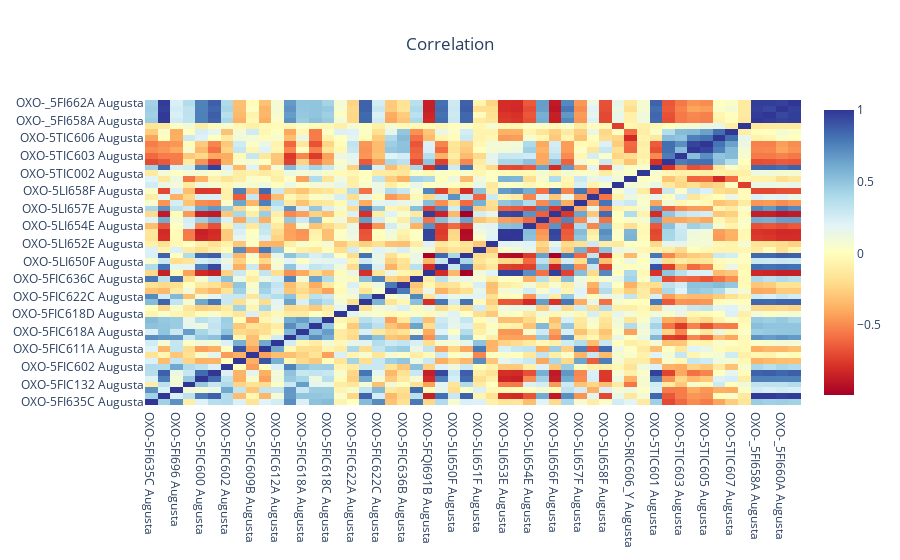
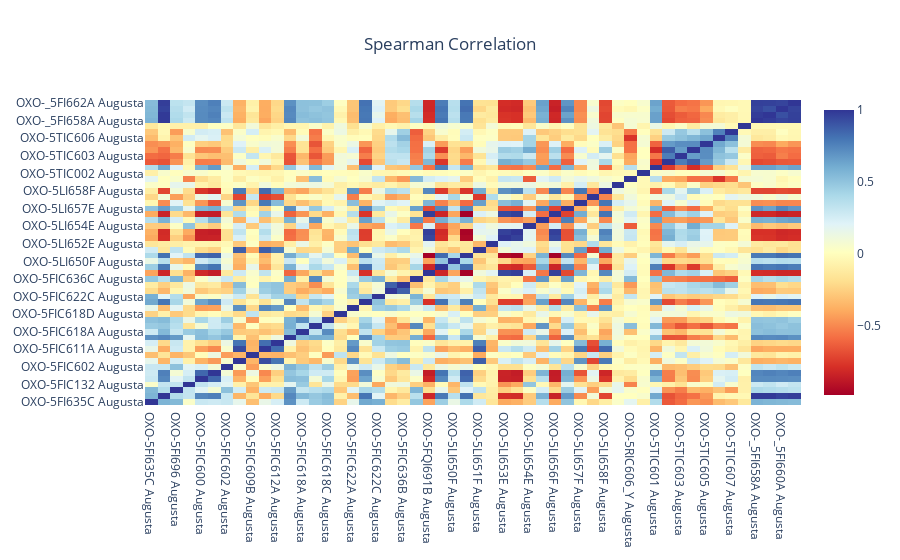
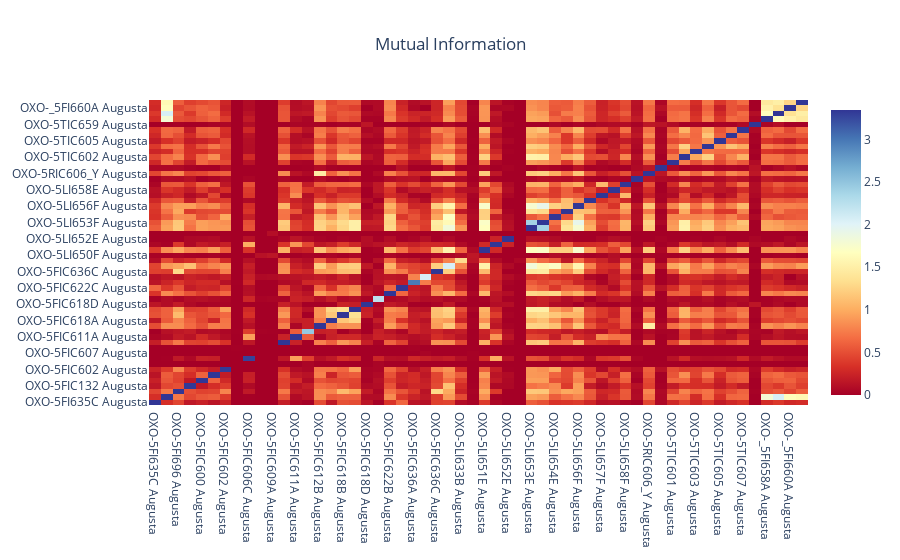

Notebook source saved alongside these figures, in order:
### Markdown cell above
correlation_analysis

### Code cell
data_exp = DataExploration()
df = data_exp.load_data('./data/sasol_data_sample.csv', parse_dates=True, index_col=0)
da = DataAnalysis(df,'OXO-5FI635C Augusta')
da.correlation_analysis()

### Figure 1 — Plotly figure (JSON) as saved in the notebook; plotly's stock layout.template omitted (floating-point values rounded to 4 significant figures; data arrays with more than 128 entries replaced by an {"elided": "..."} marker saying what was removed)
{"data": [{"colorscale": [[0, "rgb(165,0,38)"], [0.1, "rgb(215,48,39)"], [0.2, "rgb(244,109,67)"], [0.3, "rgb(253,174,97)"], [0.4, "rgb(254,224,144)"], [0.5, "rgb(255,255,191)"], [0.6, "rgb(224,243,248)"], [0.7, "rgb(171,217,233)"], [0.8, "rgb(116,173,209)"], [0.9, "rgb(69,117,180)"], [1, "rgb(49,54,149)"]], "type": "heatmap", "x": ["OXO-5FI635C Augusta", "OXO-5FI661A Augusta", "OXO-5FI696 Augusta", "OXO-5FIC132 Augusta", "OXO-5FIC600 Augusta", "OXO-5FIC601 Augusta", "OXO-5FIC602 Augusta", "OXO-5FIC606C Augusta", "OXO-5FIC609B Augusta", "OXO-5FIC611A Augusta", "OXO-5FIC612A Augusta", "OXO-5FIC612B Augusta", "OXO-5FIC618A Augusta", "OXO-5FIC618B Augusta", "OXO-5FIC618C Augusta", "OXO-5FIC618D Augusta", "OXO-5FIC622A Augusta", "OXO-5FIC622B Augusta", "OXO-5FIC622C Augusta", "OXO-5FIC636A Augusta", "OXO-5FIC636B Augusta", "OXO-5FIC636C Augusta", "OXO-5FQI691B Augusta", "OXO-5LI633B Augusta", "OXO-5LI650F Augusta", "OXO-5LI651E Augusta", "OXO-5LI651F Augusta", "OXO-5LI652E Augusta", "OXO-5LI653E Augusta", "OXO-5LI653F Augusta", "OXO-5LI654E Augusta", "OXO-5LI655F Augusta", "OXO-5LI656F Augusta", "OXO-5LI657E Augusta", "OXO-5LI657F Augusta", "OXO-5LI658E Augusta", "OXO-5LI658F Augusta", "OXO-5PIC605A Augusta", "OXO-5RIC606_Y Augusta", "OXO-5TIC002 Augusta", "OXO-5TIC601 Augusta", "OXO-5TIC602 Augusta", "OXO-5TIC603 Augusta", "OXO-5TIC604 Augusta", "OXO-5TIC605 Augusta", "OXO-5TIC606 Augusta", "OXO-5TIC607 Augusta", "OXO-5TIC659 Augusta", "OXO-_5FI658A Augusta", "OXO-_5FI659A Augusta", "OXO-_5FI660A Augusta", "OXO-_5FI662A Augusta"], "y": ["OXO-5FI635C Augusta", "OXO-5FI661A Augusta", "OXO-5FI696 Augusta", "OXO-5FIC132 Augusta", "OXO-5FIC600 Augusta", "OXO-5FIC601 Augusta", "OXO-5FIC602 Augusta", "OXO-5FIC606C Augusta", "OXO-5FIC609B Augusta", "OXO-5FIC611A Augusta", "OXO-5FIC612A Augusta", "OXO-5FIC612B Augusta", "OXO-5FIC618A Augusta", "OXO-5FIC618B Augusta", "OXO-5FIC618C Augusta", "OXO-5FIC618D Augusta", "OXO-5FIC622A Augusta", "OXO-5FIC622B Augusta", "OXO-5FIC622C Augusta", "OXO-5FIC636A Augusta", "OXO-5FIC636B Augusta", "OXO-5FIC636C Augusta", "OXO-5FQI691B Augusta", "OXO-5LI633B Augusta", "OXO-5LI650F Augusta", "OXO-5LI651E Augusta", "OXO-5LI651F Augusta", "OXO-5LI652E Augusta", "OXO-5LI653E Augusta", "OXO-5LI653F Augusta", "OXO-5LI654E Augusta", "OXO-5LI655F Augusta", "OXO-5LI656F Augusta", "OXO-5LI657E Augusta", "OXO-5LI657F Augusta", "OXO-5LI658E Augusta", "OXO-5LI658F Augusta", "OXO-5PIC605A Augusta", "OXO-5RIC606_Y Augusta", "OXO-5TIC002 Augusta", "OXO-5TIC601 Augusta", "OXO-5TIC602 Augusta", "OXO-5TIC603 Augusta", "OXO-5TIC604 Augusta", "OXO-5TIC605 Augusta", "OXO-5TIC606 Augusta", "OXO-5TIC607 Augusta", "OXO-5TIC659 Augusta", "OXO-_5FI658A Augusta", "OXO-_5FI659A Augusta", "OXO-_5FI660A Augusta", "OXO-_5FI662A Augusta"], "z": {"elided": "52x52 float values"}}], "layout": {"title": {"text": "Correlation", "x": 0.5}}}

### Figure 2 — Plotly figure (JSON) as saved in the notebook; plotly's stock layout.template omitted (floating-point values rounded to 4 significant figures; data arrays with more than 128 entries replaced by an {"elided": "..."} marker saying what was removed)
{"data": [{"colorscale": [[0, "rgb(165,0,38)"], [0.1, "rgb(215,48,39)"], [0.2, "rgb(244,109,67)"], [0.3, "rgb(253,174,97)"], [0.4, "rgb(254,224,144)"], [0.5, "rgb(255,255,191)"], [0.6, "rgb(224,243,248)"], [0.7, "rgb(171,217,233)"], [0.8, "rgb(116,173,209)"], [0.9, "rgb(69,117,180)"], [1, "rgb(49,54,149)"]], "type": "heatmap", "x": ["OXO-5FI635C Augusta", "OXO-5FI661A Augusta", "OXO-5FI696 Augusta", "OXO-5FIC132 Augusta", "OXO-5FIC600 Augusta", "OXO-5FIC601 Augusta", "OXO-5FIC602 Augusta", "OXO-5FIC606C Augusta", "OXO-5FIC609B Augusta", "OXO-5FIC611A Augusta", "OXO-5FIC612A Augusta", "OXO-5FIC612B Augusta", "OXO-5FIC618A Augusta", "OXO-5FIC618B Augusta", "OXO-5FIC618C Augusta", "OXO-5FIC618D Augusta", "OXO-5FIC622A Augusta", "OXO-5FIC622B Augusta", "OXO-5FIC622C Augusta", "OXO-5FIC636A Augusta", "OXO-5FIC636B Augusta", "OXO-5FIC636C Augusta", "OXO-5FQI691B Augusta", "OXO-5LI633B Augusta", "OXO-5LI650F Augusta", "OXO-5LI651E Augusta", "OXO-5LI651F Augusta", "OXO-5LI652E Augusta", "OXO-5LI653E Augusta", "OXO-5LI653F Augusta", "OXO-5LI654E Augusta", "OXO-5LI655F Augusta", "OXO-5LI656F Augusta", "OXO-5LI657E Augusta", "OXO-5LI657F Augusta", "OXO-5LI658E Augusta", "OXO-5LI658F Augusta", "OXO-5PIC605A Augusta", "OXO-5RIC606_Y Augusta", "OXO-5TIC002 Augusta", "OXO-5TIC601 Augusta", "OXO-5TIC602 Augusta", "OXO-5TIC603 Augusta", "OXO-5TIC604 Augusta", "OXO-5TIC605 Augusta", "OXO-5TIC606 Augusta", "OXO-5TIC607 Augusta", "OXO-5TIC659 Augusta", "OXO-_5FI658A Augusta", "OXO-_5FI659A Augusta", "OXO-_5FI660A Augusta", "OXO-_5FI662A Augusta"], "y": ["OXO-5FI635C Augusta", "OXO-5FI661A Augusta", "OXO-5FI696 Augusta", "OXO-5FIC132 Augusta", "OXO-5FIC600 Augusta", "OXO-5FIC601 Augusta", "OXO-5FIC602 Augusta", "OXO-5FIC606C Augusta", "OXO-5FIC609B Augusta", "OXO-5FIC611A Augusta", "OXO-5FIC612A Augusta", "OXO-5FIC612B Augusta", "OXO-5FIC618A Augusta", "OXO-5FIC618B Augusta", "OXO-5FIC618C Augusta", "OXO-5FIC618D Augusta", "OXO-5FIC622A Augusta", "OXO-5FIC622B Augusta", "OXO-5FIC622C Augusta", "OXO-5FIC636A Augusta", "OXO-5FIC636B Augusta", "OXO-5FIC636C Augusta", "OXO-5FQI691B Augusta", "OXO-5LI633B Augusta", "OXO-5LI650F Augusta", "OXO-5LI651E Augusta", "OXO-5LI651F Augusta", "OXO-5LI652E Augusta", "OXO-5LI653E Augusta", "OXO-5LI653F Augusta", "OXO-5LI654E Augusta", "OXO-5LI655F Augusta", "OXO-5LI656F Augusta", "OXO-5LI657E Augusta", "OXO-5LI657F Augusta", "OXO-5LI658E Augusta", "OXO-5LI658F Augusta", "OXO-5PIC605A Augusta", "OXO-5RIC606_Y Augusta", "OXO-5TIC002 Augusta", "OXO-5TIC601 Augusta", "OXO-5TIC602 Augusta", "OXO-5TIC603 Augusta", "OXO-5TIC604 Augusta", "OXO-5TIC605 Augusta", "OXO-5TIC606 Augusta", "OXO-5TIC607 Augusta", "OXO-5TIC659 Augusta", "OXO-_5FI658A Augusta", "OXO-_5FI659A Augusta", "OXO-_5FI660A Augusta", "OXO-_5FI662A Augusta"], "z": {"elided": "52x52 float values"}}], "layout": {"title": {"text": "Spearman Correlation", "x": 0.5}}}

### Figure 3 — Plotly figure (JSON) as saved in the notebook; plotly's stock layout.template omitted (floating-point values rounded to 4 significant figures; data arrays with more than 128 entries replaced by an {"elided": "..."} marker saying what was removed)
{"data": [{"colorscale": [[0, "rgb(165,0,38)"], [0.1, "rgb(215,48,39)"], [0.2, "rgb(244,109,67)"], [0.3, "rgb(253,174,97)"], [0.4, "rgb(254,224,144)"], [0.5, "rgb(255,255,191)"], [0.6, "rgb(224,243,248)"], [0.7, "rgb(171,217,233)"], [0.8, "rgb(116,173,209)"], [0.9, "rgb(69,117,180)"], [1, "rgb(49,54,149)"]], "type": "heatmap", "x": ["OXO-5FI635C Augusta", "OXO-5FI661A Augusta", "OXO-5FI696 Augusta", "OXO-5FIC132 Augusta", "OXO-5FIC600 Augusta", "OXO-5FIC601 Augusta", "OXO-5FIC602 Augusta", "OXO-5FIC603 Augusta", "OXO-5FIC606C Augusta", "OXO-5FIC607 Augusta", "OXO-5FIC609A Augusta", "OXO-5FIC609B Augusta", "OXO-5FIC611A Augusta", "OXO-5FIC612A Augusta", "OXO-5FIC612B Augusta", "OXO-5FIC618A Augusta", "OXO-5FIC618B Augusta", "OXO-5FIC618C Augusta", "OXO-5FIC618D Augusta", "OXO-5FIC622A Augusta", "OXO-5FIC622B Augusta", "OXO-5FIC622C Augusta", "OXO-5FIC636A Augusta", "OXO-5FIC636B Augusta", "OXO-5FIC636C Augusta", "OXO-5FQI691B Augusta", "OXO-5LI633B Augusta", "OXO-5LI650F Augusta", "OXO-5LI651E Augusta", "OXO-5LI651F Augusta", "OXO-5LI652E Augusta", "OXO-5LI652F Augusta", "OXO-5LI653E Augusta", "OXO-5LI653F Augusta", "OXO-5LI654E Augusta", "OXO-5LI655F Augusta", "OXO-5LI656F Augusta", "OXO-5LI657E Augusta", "OXO-5LI657F Augusta", "OXO-5LI658E Augusta", "OXO-5LI658F Augusta", "OXO-5PIC605A Augusta", "OXO-5RIC606_Y Augusta", "OXO-5TIC002 Augusta", "OXO-5TIC601 Augusta", "OXO-5TIC602 Augusta", "OXO-5TIC603 Augusta", "OXO-5TIC604 Augusta", "OXO-5TIC605 Augusta", "OXO-5TIC606 Augusta", "OXO-5TIC607 Augusta", "OXO-5TIC659 Augusta", "OXO-_5FI658A Augusta", "OXO-_5FI659A Augusta", "OXO-_5FI660A Augusta", "OXO-_5FI662A Augusta"], "y": ["OXO-5FI635C Augusta", "OXO-5FI661A Augusta", "OXO-5FI696 Augusta", "OXO-5FIC132 Augusta", "OXO-5FIC600 Augusta", "OXO-5FIC601 Augusta", "OXO-5FIC602 Augusta", "OXO-5FIC603 Augusta", "OXO-5FIC606C Augusta", "OXO-5FIC607 Augusta", "OXO-5FIC609A Augusta", "OXO-5FIC609B Augusta", "OXO-5FIC611A Augusta", "OXO-5FIC612A Augusta", "OXO-5FIC612B Augusta", "OXO-5FIC618A Augusta", "OXO-5FIC618B Augusta", "OXO-5FIC618C Augusta", "OXO-5FIC618D Augusta", "OXO-5FIC622A Augusta", "OXO-5FIC622B Augusta", "OXO-5FIC622C Augusta", "OXO-5FIC636A Augusta", "OXO-5FIC636B Augusta", "OXO-5FIC636C Augusta", "OXO-5FQI691B Augusta", "OXO-5LI633B Augusta", "OXO-5LI650F Augusta", "OXO-5LI651E Augusta", "OXO-5LI651F Augusta", "OXO-5LI652E Augusta", "OXO-5LI652F Augusta", "OXO-5LI653E Augusta", "OXO-5LI653F Augusta", "OXO-5LI654E Augusta", "OXO-5LI655F Augusta", "OXO-5LI656F Augusta", "OXO-5LI657E Augusta", "OXO-5LI657F Augusta", "OXO-5LI658E Augusta", "OXO-5LI658F Augusta", "OXO-5PIC605A Augusta", "OXO-5RIC606_Y Augusta", "OXO-5TIC002 Augusta", "OXO-5TIC601 Augusta", "OXO-5TIC602 Augusta", "OXO-5TIC603 Augusta", "OXO-5TIC604 Augusta", "OXO-5TIC605 Augusta", "OXO-5TIC606 Augusta", "OXO-5TIC607 Augusta", "OXO-5TIC659 Augusta", "OXO-_5FI658A Augusta", "OXO-_5FI659A Augusta", "OXO-_5FI660A Augusta", "OXO-_5FI662A Augusta"], "z": {"elided": "56x56 float values"}}], "layout": {"title": {"text": "Mutual Information", "x": 0.5}}}
